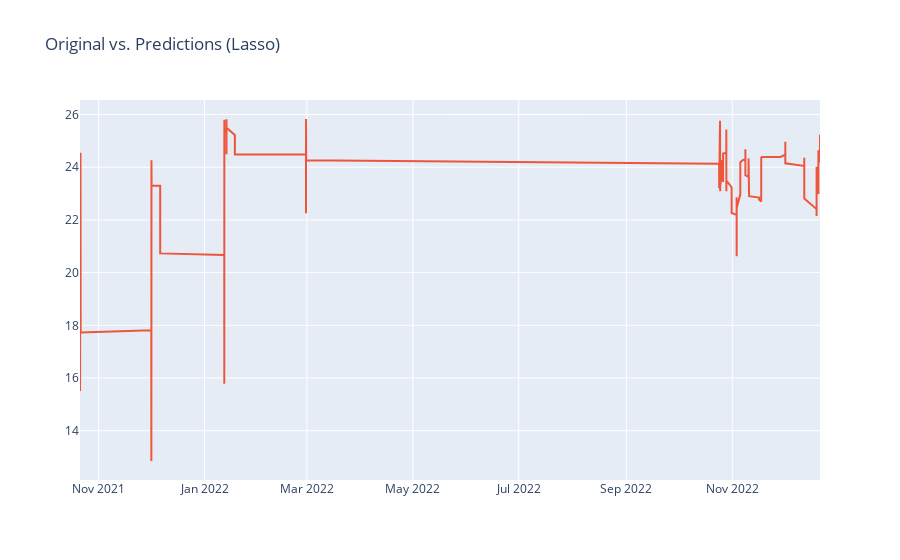
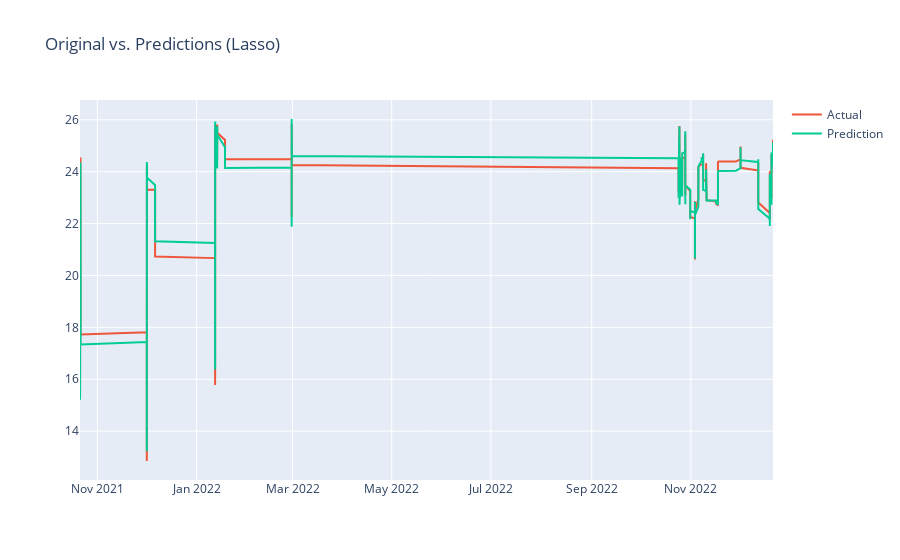

Here is the notebook cell these charts were saved with, in order:
### Code cell
# Make Predictions on the entire dataset
y_pred = lasso_model.predict(X)
print("Model Prediction on entire dataset", y_pred)

# Inverse transform y and y_pred
# get the inverse transform of y (the next temp value)
original_y = scaler.inverse_transform(scaled_data)[:, -1]
print("Original y", original_y)
# Manually calculate the Inverse transform the model prediction
unscaled_y_pred = (y_pred * sqrt(scaler.var_[-1])) + scaler.mean_[-1]
print("Unstandardized y_pred", unscaled_y_pred)

# Create a dataframe of the actual and predicted values for visualization
df_prediction = pd.DataFrame()
df_prediction["Actual"] = original_y
df_prediction["Prediction"] = unscaled_y_pred
df_prediction.set_index(data.index, inplace=True)
# df_prediction.to_csv('lasso_pressure.csv', index = True)
print(df_prediction.head(15))

# Plot the results
interactive_plot2(df_prediction, "Original vs. Predictions (Lasso)")

### Figure 1 — Plotly figure (JSON) as saved in the notebook; plotly's stock layout.template omitted (floating-point values rounded to 4 significant figures; data arrays with more than 128 entries replaced by an {"elided": "..."} marker saying what was removed)
{"data": [{"hovertemplate": "<extra></extra>", "legendgroup": "", "line": {"color": "#636efa", "dash": "solid"}, "marker": {"symbol": "circle"}, "mode": "lines", "name": "", "orientation": "v", "showlegend": false, "type": "scatter", "xaxis": "x", "yaxis": "y"}, {"name": "Actual", "type": "scatter", "x": {"elided": "2059 str values"}, "y": {"elided": "2059 float values"}}], "layout": {"legend": {"tracegroupgap": 0}, "title": {"text": "Original vs. Predictions (Lasso)"}, "xaxis": {"anchor": "y", "domain": [0, 1]}, "yaxis": {"anchor": "x", "domain": [0, 1]}}}

### Figure 2 — Plotly figure (JSON) as saved in the notebook; plotly's stock layout.template omitted (floating-point values rounded to 4 significant figures; data arrays with more than 128 entries replaced by an {"elided": "..."} marker saying what was removed)
{"data": [{"hovertemplate": "<extra></extra>", "legendgroup": "", "line": {"color": "#636efa", "dash": "solid"}, "marker": {"symbol": "circle"}, "mode": "lines", "name": "", "orientation": "v", "showlegend": false, "type": "scatter", "xaxis": "x", "yaxis": "y"}, {"name": "Actual", "type": "scatter", "x": {"elided": "2059 str values"}, "y": {"elided": "2059 float values"}}, {"name": "Prediction", "type": "scatter", "x": {"elided": "2059 str values"}, "y": {"elided": "2059 float values"}}], "layout": {"legend": {"tracegroupgap": 0}, "title": {"text": "Original vs. Predictions (Lasso)"}, "xaxis": {"anchor": "y", "domain": [0, 1]}, "yaxis": {"anchor": "x", "domain": [0, 1]}}}
